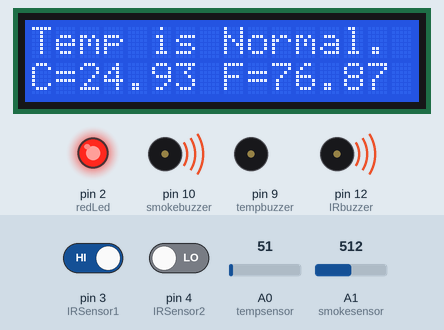
This sketch was run on a simulated Arduino Uno, built with avr-gcc and run on an emulated ATmega328P. Parts: 16×2 character LCD, output pins drawn as LEDs (lit = HIGH), buzzer (waves = sounding, pin HIGH). The inputs (shaded band) are chosen by the test bench; at power-on: A0 (tempsensor) = 51, A1 (smokesensor) = 512, pin 3 (IRSensor1) HIGH, pin 4 (IRSensor2) LOW. What the sketch prints to the serial monitor is not drawn.

Above: at 1.2 s.
1.3 s: A0 (tempsensor) set to 97
At 2.08 s:
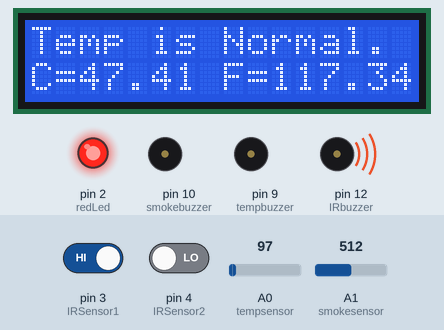
3.1 s: A0 (tempsensor) set to 109
At 3.41 s:
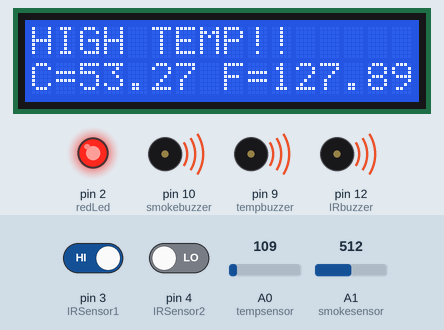
5.5 s: A1 (smokesensor) set to 258
7.6 s: A1 (smokesensor) set to 241
At 9.0 s:
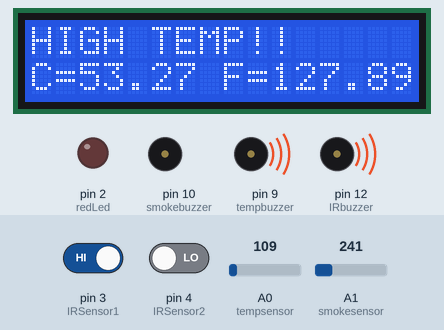
10.1 s: A0 (tempsensor) set to 86
At 11.2 s:
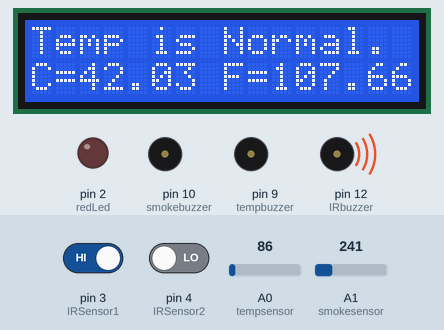
Timing chart, 0 to 12.7 s (numbered marks = the images above; inputs shaded):
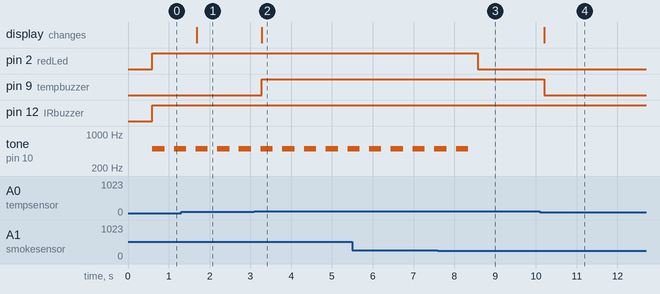

The sketch:

ir2.all.ino
```cpp
#include <Wire.h>
#include <LiquidCrystal_I2C.h>

LiquidCrystal_I2C lcd(0x27, 16, 2);
const int tempsensor = A0;
float tempC;
float tempF;
float vout;
int tempbuzzer=9;

const int IRSensor1=3;
const int IRSensor2=4;
const int IRSensor3=5;
const int IRSensor4=6;
int IRbuzzer=12;


int analogSensor = 0;
int redLed = 2;
int smokebuzzer = 10;
int smokesensor = A1;
int sensorThres = 250;


void setup()
{
   lcd.begin();
  lcd.backlight();
  lcd.clear();
  pinMode(tempsensor,INPUT);
pinMode(tempbuzzer,OUTPUT);


 pinMode(redLed, OUTPUT);
  pinMode(smokebuzzer, OUTPUT);
  pinMode(smokesensor, INPUT);


  pinMode(IRSensor1,INPUT);
  pinMode(IRSensor2,INPUT);
  pinMode(IRSensor3,INPUT);
  pinMode(IRSensor4,INPUT);
   pinMode(IRbuzzer, OUTPUT);
  Serial.begin(9600);

}

void loop()

{

 vout=analogRead(tempsensor);

  analogSensor = analogRead(smokesensor);
  vout=(vout*500)/1023;
  tempC=vout;
  tempF=(vout*1.8)+32;
    lcd.setCursor(0,0);


  if(tempC>=50)
  {
    lcd.print("HIGH TEMP!!     ");
    lcd.setCursor(0,1);
    lcd.print("C=");
    lcd.print(tempC);
    lcd.print(" F=");
    lcd.print(tempF);
    digitalWrite(9,1);

  }
  else
  {
    lcd.print("Temp is Normal.");
    lcd.setCursor(0,1);
    lcd.print("C=");
    lcd.print(tempC);
    lcd.print(" F=");
    lcd.print(tempF);
    digitalWrite(9,0);
  }
  {
  delay(500);
  }
  if(!digitalRead(IRSensor1) || !digitalRead(IRSensor2)|| !digitalRead(IRSensor3) || !digitalRead(IRSensor4)  )    //Check the sensor output
  {
    digitalWrite(IRbuzzer, HIGH);


  }
  else
  {
  digitalWrite(IRbuzzer, LOW);

  //end IR


  }

  Serial.print("Pin A0: ");
  Serial.println(analogSensor);

   if (analogSensor > sensorThres)
  {
    digitalWrite(redLed, HIGH);

    tone(smokebuzzer, 500, 300);

  }
  else
  {
    digitalWrite(redLed, LOW);

    noTone(smokebuzzer);
    //endsmoke
  }

}
```

Measured:
- the behaviour switches between 102 and 103 on A0 (tempsensor) (found by bisection; images 1 and 2)
- the behaviour switches between 251 and 250 on A1 (smokesensor) (found by bisection; images 2 and 3)
- after the input at 1.3 s, the display: changes after 0.39 s (image 1)
- after the input at 3.1 s, pin 9 (tempbuzzer): LOW → HIGH after 0.18 s; the display: changes after 0.18 s (image 2)
- after the input at 7.6 s, pin 2 (redLed): HIGH → LOW after 0.98 s; tone on pin 10 (smokebuzzer): goes on until 8.3 s, then stays silent
- after the input at 10.1 s, pin 9 (tempbuzzer): HIGH → LOW after 0.10 s; the display: changes after 0.10 s (image 4)
- by itself, tone on pin 10 (smokebuzzer): alternates 500 Hz for 0.30 s and silent for 0.23 s
